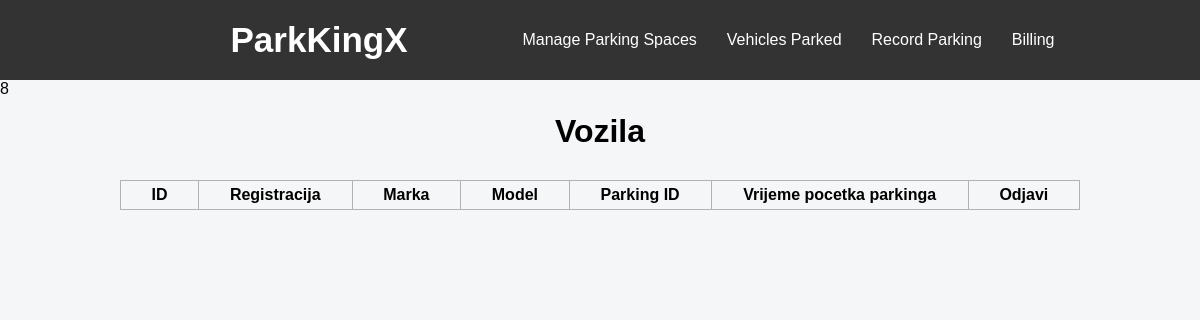
The page /cars on the database as committed earlier.
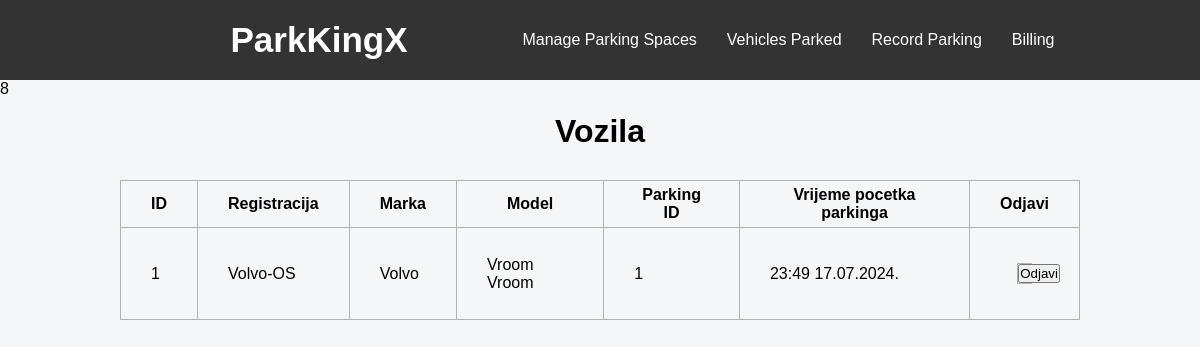
The same page on the database as committed later.
### app.py (models this page shows)
class Vozilo(db.Model):
    __tablename__ = 'vozilo'
    id = db.Column(db.Integer, primary_key=True)
    registracija = db.Column(db.String(50), nullable=False)
    marka = db.Column(db.String(50), nullable=False)
    model = db.Column(db.String(50), nullable=False)
    vrijemeDolaska = db.Column(db.DateTime, default=datetime.now())
    parkingMjesto_id = db.Column(db.Integer, db.ForeignKey('ParkingMjesto.id'), nullable=True)
    parkingMjesto = db.relationship('ParkingMjesto', backref=db.backref('vozila', lazy=True))

### app.py (the view)
@app.route('/cars', methods=['GET'])
def cars_get():
    vozila = Vozilo.query.all()
    return render_template('vozila.html', vozila=vozila)

### templates/vozila.html
{% extends "layout.html" %}
{% block body %}
<h1>Vozila</h1>
<table id="tablica">
    <tr>
        <th>ID</th>
        <th>Registracija</th>
        <th>Marka</th>
        <th>Model</th>
        <th>Parking ID</th>
        <th>Vrijeme pocetka parkinga</th>
        <th>Odjavi</th>
    </tr>
    {% for vozilo in vozila %}
    <tr>
        <td>{{ vozilo.id }}</td>
        <td>{{ vozilo.registracija }}</td>
        <td>{{ vozilo.marka }}</td>
        <td>{{ vozilo.model }}</td>
        <td>{{ vozilo.parkingMjesto_id }}</td>
        <td>{{ vozilo.vrijemeDolaska.strftime('%H:%M %d.%m.%Y.') }}</td>
        <td>
            <form action="{{ url_for('odjavi_vozilo', vozilo_id=vozilo.id) }}" method="POST">
                <button type ="submit">Odjavi</button>
            </form>
        </td>
    </tr>
    {% endfor %}
</table>
{% endblock %}

Rows that differ between the two databases and show on the page:
added Vozilo: id "1", registracija "Volvo-OS", marka "Volvo", model "Vroom Vroom", parkingMjesto_id "1", vrijemeDolaska "23:49 17.07.2024."
